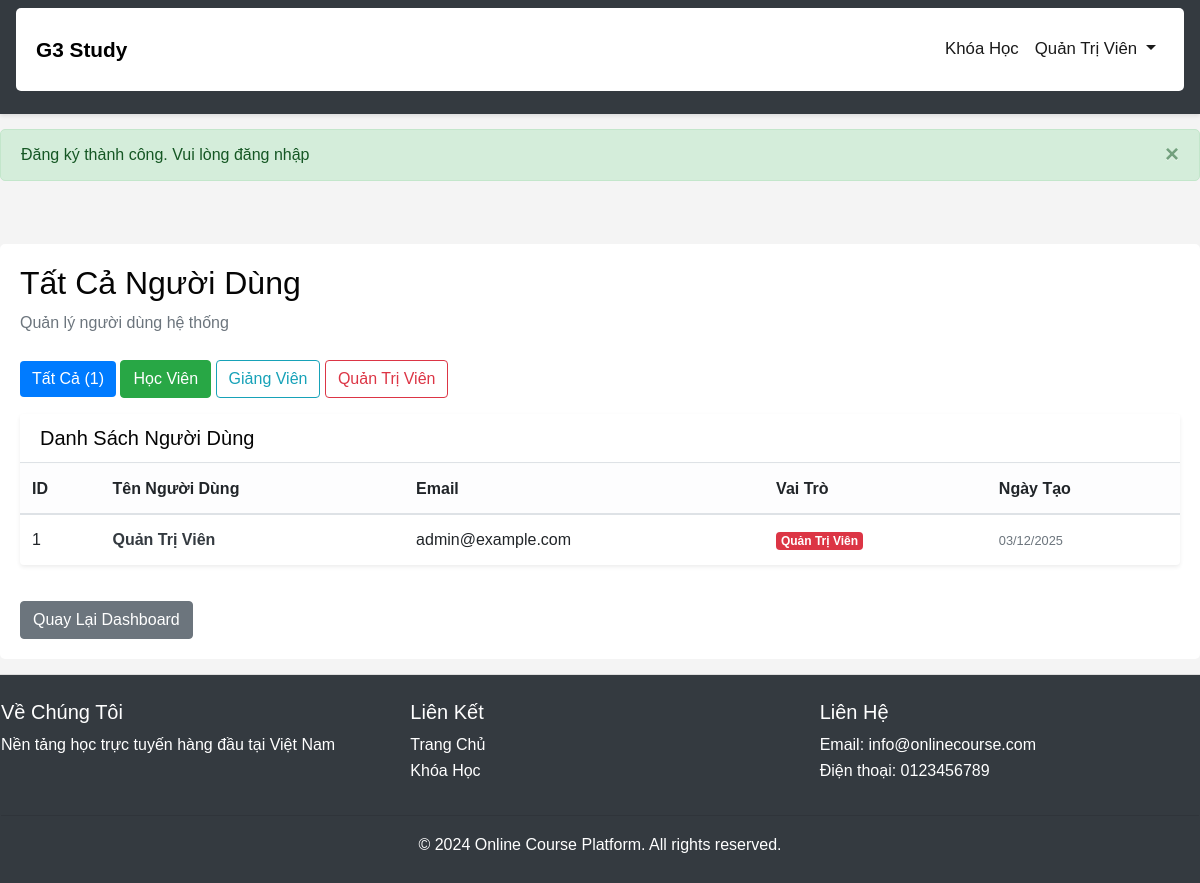
Page /admin/users (signed in) on the committed database.
### tables this page shows
CREATE TABLE users (
    id INT PRIMARY KEY AUTO_INCREMENT,
    username VARCHAR(255) UNIQUE NOT NULL,
    email VARCHAR(255) UNIQUE NOT NULL,
    password VARCHAR(255) NOT NULL,
    fullname VARCHAR(255) NOT NULL,
    role INT NOT NULL DEFAULT 0 COMMENT '0: học viên, 1: giảng viên, 2: quản trị viên, 17: quản lý phê duyệt khóa học',
    created_at DATETIME DEFAULT CURRENT_TIMESTAMP
);

### controllers/AdminController.php (called while the page is built, shortened)
<?php
class AdminController {
    public function users($role = null) {
        $user = new User();
        if ($role !== null) {
            $role_int = intval($role);
            if ($role_int == 0 || $role === '0') {
                $users = $user->getStudents();
                $role_name = 'Học Viên';
                $role = 0;
            } elseif ($role_int == 1 || $role === '1') {
                $users = $user->getAllUsers(1);
                $role_name = 'Giảng Viên';
                $role = 1;
            } elseif ($role_int == 2 || $role === '2') {
                $users = $user->getAllUsers(2);
                $role_name = 'Quản Trị Viên';
                $role = 2;
            } else {
                $users = $user->getAllUsers();
                $role_name = 'Tất Cả Người Dùng';
                $role = null;
            }
        } else {
            $users = $user->getAllUsers();
            $role_name = 'Tất Cả Người Dùng';
        }
        $this->render('admin/users', [
            'users' => $users,
            'role' => $role,
            'role_name' => $role_name,
            'page_title' => $role_name
        ]);
    }
    protected function render($view, $data = []) {
        extract($data);
        require VIEWS_PATH . '/' . $view . '.php';
    }
}
?>

### models/User.php (called while the page is built, shortened)
<?php
class User {
    private $pdo;
    private $table = 'users';
    public function __construct() {
        $db = new Database();
        $this->pdo = $db->getPDO();
    }
    public function getAllUsers($role = null) {
        $query = "SELECT * FROM " . $this->table;
        $query .= " ORDER BY created_at DESC";
        $stmt = $this->pdo->prepare($query);
        $stmt->execute();
        return $stmt->fetchAll();
    }
}
?>

### config/Database.php (called while the page is built, shortened)
<?php
class Database {
    private $host = 'localhost';
    private $db_name = '3ae';
    private $user = 'root';
    private $password = '';
    private $pdo;
    public function connect() {
        $this->pdo = null;
        try {
            $dsn = 'mysql:host=' . $this->host . ';dbname=' . $this->db_name . ';charset=utf8';
            $this->pdo = new PDO(
                $dsn,
                $this->user,
                $this->password,
                array(
                    PDO::ATTR_PERSISTENT => false,
                    PDO::ATTR_ERRMODE => PDO::ERRMODE_EXCEPTION,
                    PDO::ATTR_DEFAULT_FETCH_MODE => PDO::FETCH_ASSOC
                )
            );
        } catch (PDOException $e) {
            die('Database Connection Error: ' . $e->getMessage());
        }
        return $this->pdo;
    }
    public function getPDO() {
        return $this->pdo;
    }
}
?>

### views/admin/users.php (the view, shortened to what this page needs)
<?php include VIEWS_PATH . '/layouts/header.php'; ?>
<div class="container mt-5">
    <div class="mb-4">
        <h2><?php echo htmlspecialchars($role_name); ?></h2>
        <p class="text-muted">Quản lý người dùng hệ thống</p>
    </div>
    <div class="mb-3">
        <a href="/admin/users" class="btn <?php echo $role === null ? 'btn-primary' : 'btn-outline-primary'; ?>">
            Tất Cả (<?php echo count($users); ?>)
        </a>
        <a href="/admin/users/0" class="btn <?php echo $role == 0 ? 'btn-success' : 'btn-outline-success'; ?>">
            Học Viên
        </a>
        <a href="/admin/users/1" class="btn <?php echo $role == 1 ? 'btn-info' : 'btn-outline-info'; ?>">
            Giảng Viên
        </a>
        <a href="/admin/users/2" class="btn <?php echo $role == 2 ? 'btn-danger' : 'btn-outline-danger'; ?>">
            Quản Trị Viên
        </a>
    </div>
    <div class="card border-0 shadow-sm">
        <div class="card-header bg-white border-bottom">
            <h5 class="mb-0">Danh Sách Người Dùng</h5>
        </div>
        <?php if (count($users) > 0): ?>
            <div class="table-responsive">
                <table class="table table-hover mb-0">
                    <thead class="table-light">
                        <tr>
                            <th>ID</th>
                            <th>Tên Người Dùng</th>
                            <th>Email</th>
                            <th>Vai Trò</th>
                            <th>Ngày Tạo</th>
                        </tr>
                    </thead>
                    <tbody>
                        <?php foreach ($users as $user): ?>
                        <tr>
                            <td><?php echo $user['id']; ?></td>
                            <td>
                                <a href="/admin/edit_user/<?php echo $user['id']; ?>" class="text-decoration-none text-dark" style="cursor: pointer;">
                                    <strong><?php echo htmlspecialchars($user['fullname']); ?></strong>
                                </a>
                            </td>
                            <td><?php echo htmlspecialchars($user['email']); ?></td>
                            <td>
                                <span class="badge badge-<?php
                                    echo $user['role'] == 0 ? 'success' :
                                         ($user['role'] == 1 ? 'info' :
                                         ($user['role'] == 2 ? 'danger' : 'warning'));
                                ?>">
                                    <?php
                                    echo $user['role'] == 0 ? 'Học Viên' :
                                         ($user['role'] == 1 ? 'Giảng Viên' :
                                         ($user['role'] == 2 ? 'Quản Trị Viên' : 'Quản Lý Phê Duyệt'));
                                    ?>
                                </span>
                            </td>
                            <td>
                                <small class="text-muted">
                                    <?php echo date('d/m/Y', strtotime($user['created_at'])); ?>
                                </small>
                            </td>
                        </tr>
                        <?php endforeach; ?>
                    </tbody>
                </table>
            </div>
        <?php endif; ?>
    </div>
    <a href="/admin/dashboard" class="btn btn-secondary mt-3">Quay Lại Dashboard</a>
</div>
<?php include VIEWS_PATH . '/layouts/footer.php'; ?>

### index.php (shortened to what this page needs)
<?php
require_once CONFIG_PATH . '/Database.php';
spl_autoload_register(function($class) {
    $file = MODELS_PATH . '/' . $class . '.php';
});
$url = isset($_GET['url']) ? rtrim($_GET['url'], '/') : '';
$url_parts = array_values(array_filter(explode('/', $url)));
$controller_name = !empty($url_parts[0]) ? ucfirst($url_parts[0]) . 'Controller' : 'HomeController';
$action = isset($url_parts[1]) ? str_replace('-', '_', $url_parts[1]) : 'index';
$controller_file = CONTROLLERS_PATH . '/' . $controller_name . '.php';
if (file_exists($controller_file)) {
    if (class_exists($controller_name)) {
        $controller = new $controller_name();
        if (method_exists($controller, $action)) {
            $params = array_slice($url_parts, 2);
            call_user_func_array([$controller, $action], $params);
        } else {
            header("HTTP/1.0 404 Not Found");
            echo "Action not found: " . $action;
        }
    } else {
        header("HTTP/1.0 404 Not Found");
        echo "Controller class not found: " . $controller_name;
    }
} else {
    header("HTTP/1.0 404 Not Found");
    echo "Controller not found: " . $controller_name;
}
?>

### views/layouts/header.php (shortened to what this page needs)
<!DOCTYPE html>
<html lang="vi">
<head>
    <link rel="stylesheet" href="https://stackpath.bootstrapcdn.com/bootstrap/4.5.2/css/bootstrap.min.css">
    <link rel="stylesheet" href="/assets/css/style.css">
</head>
<body>
    <nav class="navbar navbar-expand-lg navbar-dark bg-dark">
        <div class="container">
            <a class="navbar-brand" href="/std_mana">G3 Study</a>
            <div class="collapse navbar-collapse" id="navbarNav">
                <ul class="navbar-nav ml-auto">
                    <li class="nav-item">
                        <a class="nav-link" href="/std_mana/course">Khóa Học</a>
                    </li>
                    <?php if (isset($_SESSION['user_id'])): ?>
                        <li class="nav-item dropdown">
                            <a class="nav-link dropdown-toggle" href="#" id="userMenu" role="button" data-toggle="dropdown">
                                <?php echo htmlspecialchars($_SESSION['user_name']); ?>
                            </a>
                        </li>
                    <?php endif; ?>
                </ul>
            </div>
        </div>
    </nav>
    <div id="main-content">
    <?php if (isset($_SESSION['success'])): ?>
        <div class="alert alert-success alert-dismissible fade show" role="alert">
            <?php echo $_SESSION['success']; unset($_SESSION['success']); ?>
            <button type="button" class="close" data-dismiss="alert">
                <span>&times;</span>
            </button>
        </div>
    <?php endif; ?>

### views/layouts/footer.php (shortened to what this page needs)
    </div>
    <footer class="bg-dark text-white py-4">
        <div class="container">
            <div class="row">
                <div class="col-md-4">
                    <h5>Về Chúng Tôi</h5>
                    <p>Nền tảng học trực tuyến hàng đầu tại Việt Nam</p>
                </div>
                <div class="col-md-4">
                    <h5>Liên Kết</h5>
                    <ul class="list-unstyled">
                        <li><a href="/" class="text-white">Trang Chủ</a></li>
                        <li><a href="/course" class="text-white">Khóa Học</a></li>
                    </ul>
                </div>
                <div class="col-md-4">
                    <h5>Liên Hệ</h5>
                    <p>Email: info@onlinecourse.com<br>Điện thoại: 0123456789</p>
                </div>
            </div>
            <hr>
            <p class="text-center mb-0">&copy; 2024 Online Course Platform. All rights reserved.</p>
        </div>
    </footer>
</body>
</html>

### assets/css/style.css (style rules this page uses)
html, body { height: 100%; margin: 0; padding: 0; }
body { font-family: 'Arial', sans-serif; line-height: 1.6; color: #050505; background-color: #f4f4f4; display: flex; flex-direction: column; min-height: 100vh; }
#main-content { flex: 1; padding: 0 !important; display: flex; flex-direction: column; }
.navbar { flex-shrink: 0; box-shadow: 0 2px 4px rgba(0,0,0,0.1); }
.navbar.navbar-dark { background-color: #343a40 !important; }
.navbar.navbar-dark .navbar-brand { color: #000000 !important; font-weight: bold; font-size: 1.3rem; }
.navbar.navbar-dark .nav-link { color: #1a1a1a !important; font-weight: 500; font-size: 1.05rem; }
.container { background-color: white; padding: 20px; border-radius: 5px; margin-bottom: 15px; margin-left: auto; margin-right: auto; width: 100%; max-width: 1200px; }
footer { flex-shrink: 0; margin-top: auto; padding: 15px 0; border-top: 1px solid #ddd; width: 100%; background-color: #343a40 !important; }
footer .container { background-color: transparent; margin-bottom: 0px; padding: 1px; }
.card { border: none; box-shadow: 0 2px 8px rgba(0,0,0,0.1); margin-bottom: 20px; transition: transform 0.3s, box-shadow 0.3s; }
.btn-primary { background-color: #007bff; border: none; }
.alert { border-radius: 5px; margin: 15px auto; max-width: 1200px; width: 100%; }

### rows in the picture
users: id "1", fullname "Quản Trị Viên", email "admin@example.com", role "Quản Trị Viên", created_at "03/12/2025"

### other values in the picture
$_SESSION['user_name'] "Quản Trị Viên"
$_SESSION['success'] "Đăng ký thành công. Vui lòng đăng nhập"
$role_name "Tất Cả Người Dùng"
count($users) "1"
